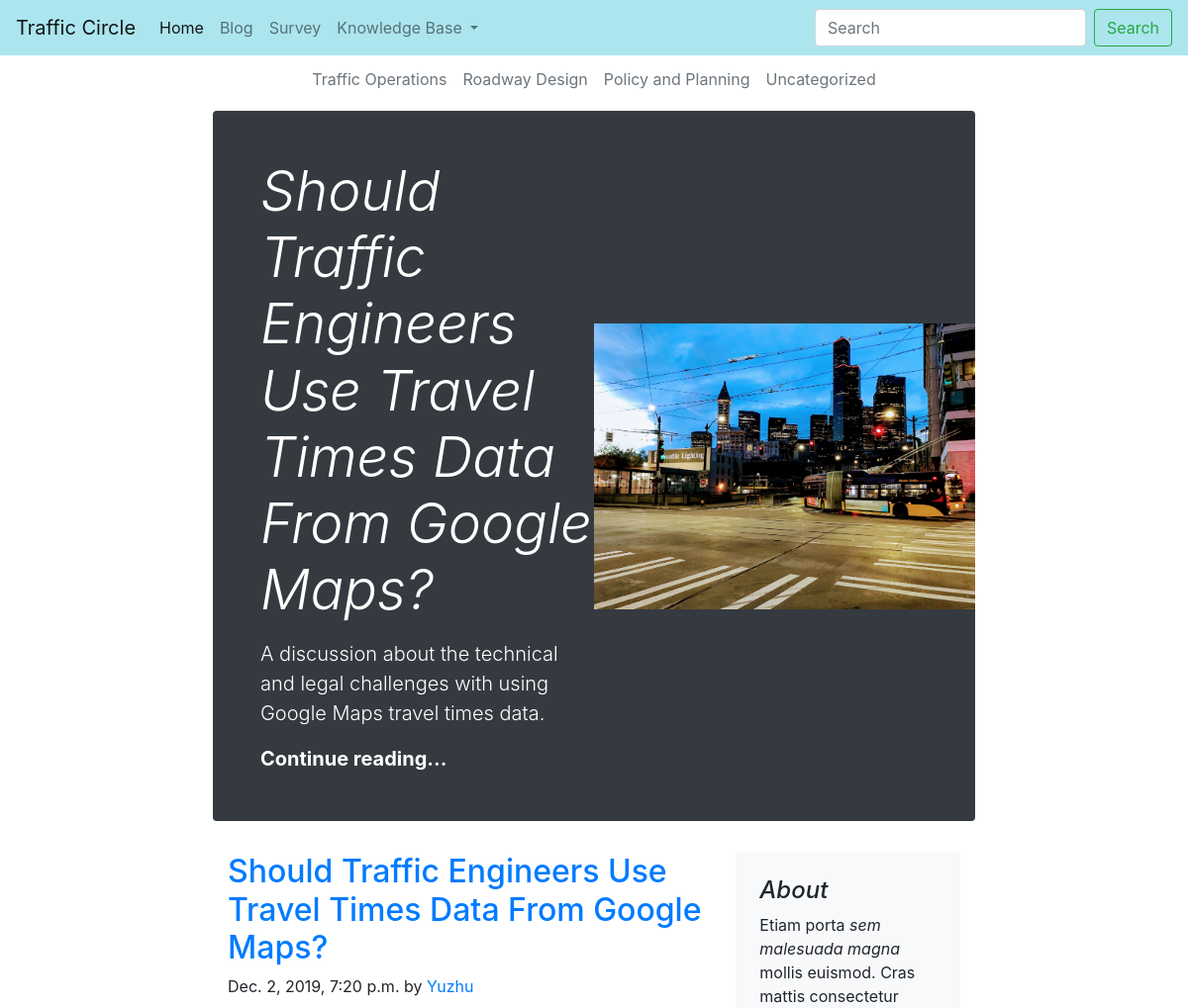
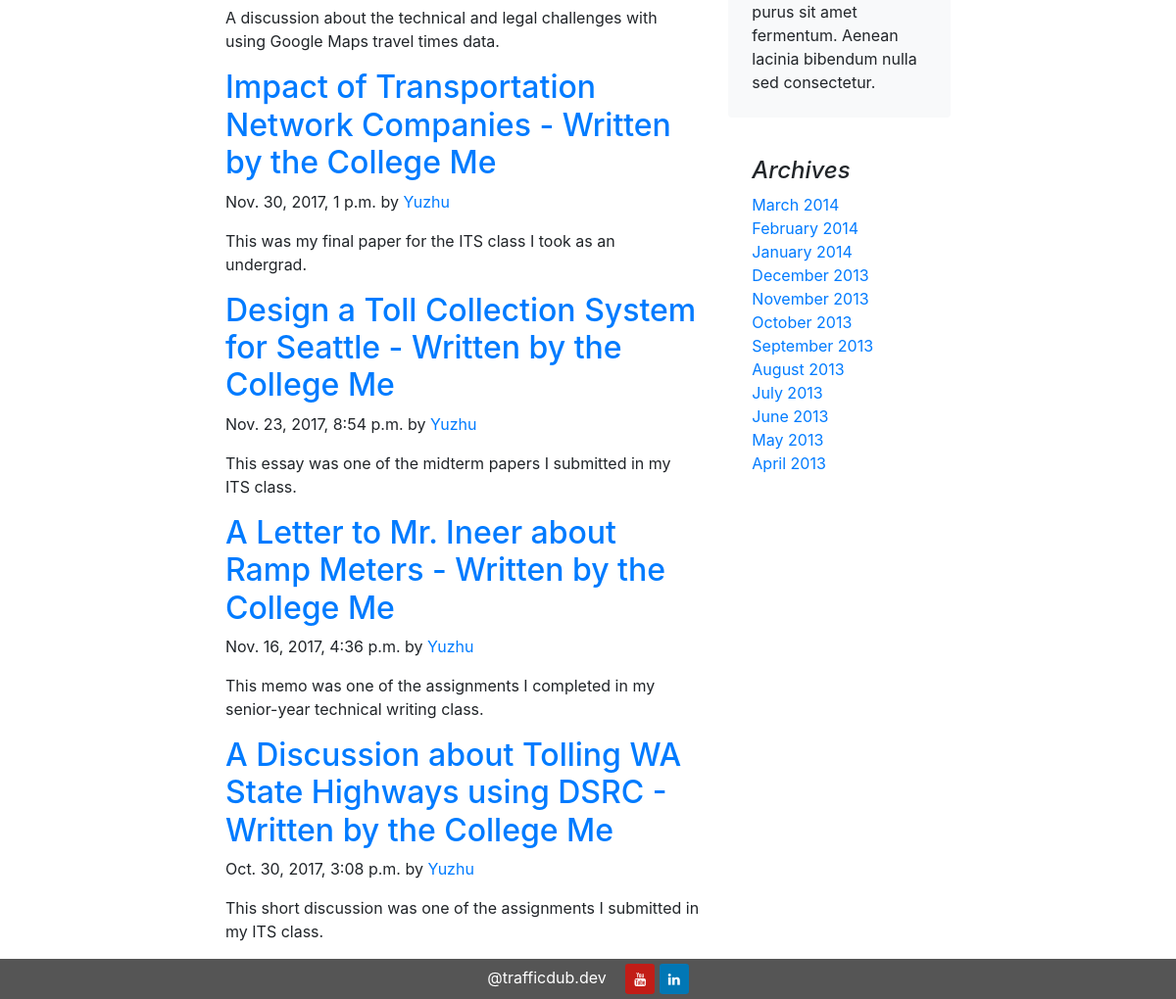
Screenshot of /blog/ with the database file from the repository (2 pictures, top to bottom).
### blog/models.py (models this page shows, shortened)
class Category(models.Model):
    category_text = models.CharField(max_length=64, blank=True)
    def __str__(self):
        return self.category_text

class Post(models.Model):
    title = models.CharField(max_length=255)
    author = models.ForeignKey(User, on_delete=models.DO_NOTHING)
    blurb = models.TextField(max_length=100, blank=True)
    body = RichTextField(blank=True, null=True)
    header_image = models.ImageField(null=True, blank=True)
    pub_date = models.DateTimeField('date published',default=tz.now)
    category = models.ForeignKey(Category, on_delete=models.DO_NOTHING, null=True, related_name='posts')
    topic = models.ManyToManyField(Topic, related_name='posts')

### blog/views.py (the view)
# urls.py: path('', views.IndexView.as_view(), name='index'),
class IndexView(generic.ListView):
    template_name = 'blog/index.html'
    context_object_name = 'all_posts'
    def get_queryset(self):
        return Post.objects.order_by('-pub_date')
    def get_context_data(self, **kwargs):
        context = super(IndexView,self).get_context_data(**kwargs)
        context['first_featured_post'] = Post.objects.order_by('-pub_date').first()
        context['categories'] = Category.objects.all()
        return context

### blog/templates/blog/index.html (shortened to what this page needs)
{% extends "blog/layout.html" %}
{% load static %}
{% block blog_body %}
<div class="nav-scroller py-1 mb-2">
    <nav class="nav d-flex justify-content-center">
        {% for category in categories %}
            <a class="p-2 text-muted" href="{% url 'blog:category' category.id %}">{{ category }}</a>
        {% endfor %}
    </nav>
</div>
<div class="jumbotron p-4 p-md-5 text-white rounded bg-dark" style="background-image: url('{{ first_featured_post.header_image.url }}'); background-size: 50% auto; background-repeat: no-repeat; background-position: right;">
    <div class="col-md-6 px-0">
      <h1 class="display-4 font-italic">{{ first_featured_post.title|title }}</h1>
      <p class="lead my-3">{{ first_featured_post.blurb }}</p>
      <p class="lead mb-0"><a href="{% url 'blog:detail' first_featured_post.id %}" class="text-white font-weight-bold">Continue reading...</a></p>
    </div>
</div>
<main role="main" class="container">
    <div class="row">
      <div class="col-md-8 blog-main">
        {% for post in all_posts %}
        <div class="blog-post">
            <h2 class="blog-post-title"><a href="{% url 'blog:detail' post.id %}">{{ post.title }}</a></h2>
            <p class="blog-post-meta">{{ post.pub_date }} by <a href="#">{{ post.author.first_name }}</a></p>
            <p>
                {{ post.blurb }}
            </p>
        </div>
        {% empty %}
        <div class="blog-post">
            No other posts yet...
        </div>
        {% endfor %}
      </div>
      <aside class="col-md-4 blog-sidebar">
        <div class="p-4 mb-3 bg-light rounded">
          <h4 class="font-italic">About</h4>
          <p class="mb-0">Etiam porta <em>sem malesuada magna</em> mollis euismod. Cras mattis consectetur purus sit amet fermentum. Aenean lacinia bibendum nulla sed consectetur.</p>
        </div>
        <div class="p-4">
          <h4 class="font-italic">Archives</h4>
          <ol class="list-unstyled mb-0">
            <li><a href="#">March 2014</a></li>
            <li><a href="#">February 2014</a></li>
            <li><a href="#">January 2014</a></li>
            <li><a href="#">December 2013</a></li>
            <li><a href="#">November 2013</a></li>
            <li><a href="#">October 2013</a></li>
            <li><a href="#">September 2013</a></li>
            <li><a href="#">August 2013</a></li>
            <li><a href="#">July 2013</a></li>
            <li><a href="#">June 2013</a></li>
            <li><a href="#">May 2013</a></li>
            <li><a href="#">April 2013</a></li>
          </ol>
        </div>
      </aside>
    </div>
  </main>
{% endblock %}

### blog/templates/blog/layout.html
{% extends "main_layout.html" %}
{% block body %}
<div class="container-fluid text-center">
  <div class="row justify-content-md-center">
    <div class="col-sm-12 col-md-8 text-left">
      {% block blog_body %}
      {% endblock %}
    </div>
  </div>
</div>
{% endblock %}

### templates/traffic_circle/main_layout.html (shortened to what this page needs)
{% load static %}
<!DOCTYPE html>
<html lang="en">
<head>
    <link rel="stylesheet" href="https://cdn.jsdelivr.net/npm/bootstrap@4.5.3/dist/css/bootstrap.min.css">
    <link rel="stylesheet" type="text/css" href="{% static 'css/main.css' %}">
    <link rel="stylesheet" href="https://cdnjs.cloudflare.com/ajax/libs/font-awesome/4.7.0/css/font-awesome.min.css">
</head>
<body>
    {% include 'navbar2.html' %}
    {% block body %}
    {% endblock %}
    <footer class="container-fluid text-center">
            <span id="footer-text">
                @trafficdub.dev
            </span>
            <button type="button" class="btn btn-social-icon btn-sm btn-youtube btn-rounded">
                <i class="fa fa-youtube"></i>
            </button>
            <button type="button" class="btn btn-social-icon btn-sm btn-linkedin btn-rounded">
                <i class="fa fa-linkedin"></i>
            </button>
    </footer>
</body>
</html>

### templates/traffic_circle/navbar2.html (shortened to what this page needs)
<nav class="navbar navbar-expand-lg navbar-light" style="background-color: #ace5ee;">
    <a class="navbar-brand" href="#">Traffic Circle</a>
    <div class="collapse navbar-collapse" id="navbarSupportedContent">
      <ul class="navbar-nav mr-auto">
        <li class="nav-item active">
          <a class="nav-link" href="#">Home <span class="sr-only">(current)</span></a>
        </li>
        <li class="nav-item">
          <a class="nav-link" href="#">Blog</a>
        </li>
        <li class="nav-item">
          <a class="nav-link" href="#">Survey</a>
        </li>
        <li class="nav-item dropdown">
          <a class="nav-link dropdown-toggle" href="#" id="navbarDropdown" role="button" data-toggle="dropdown" aria-haspopup="true" aria-expanded="false">
            Knowledge Base
          </a>
        </li>
      </ul>
      <form class="form-inline my-2 my-lg-0">
        <input class="form-control mr-sm-2" type="search" placeholder="Search" aria-label="Search">
        <button class="btn btn-outline-success my-2 my-sm-0" type="submit">Search</button>
      </form>
    </div>
  </nav>

### static/css/main.css (style rules this page uses)
.navbar { margin-bottom: 0; border-radius: 0; }
.fa { border-radius: 50%; }
.btn-linkedin { background: #0177b5; color: #ffffff }
.btn-youtube { background: #c21d17; color: #ffffff }
footer { background-color: #555; color: white; padding: 5px; }
#footer-text { padding-right: 15px; }

### rows the page displays
Category: category_text "Traffic Operations"
Category: category_text "Roadway Design"
Category: category_text "Policy and Planning"
Category: category_text "Uncategorized"
Post: header_image (picture), title "Should Traffic Engineers Use Travel Times Data From Google Maps?", blurb "A discussion about the technical and legal challenges with using Google Maps travel times data.", pub_date "Dec. 2, 2019, 7:20 p.m.", author.first_name "Yuzhu"
Post: title "Impact of Transportation Network Companies - Written by the College Me", pub_date "Nov. 30, 2017, 1 p.m.", author.first_name "Yuzhu", blurb "This was my final paper for the ITS class I took as an undergrad."
Post: title "Design a Toll Collection System for Seattle - Written by the College Me", pub_date "Nov. 23, 2017, 8:54 p.m.", author.first_name "Yuzhu", blurb "This essay was one of the midterm papers I submitted in my ITS class."
Post: title "A Letter to Mr. Ineer about Ramp Meters - Written by the College Me", pub_date "Nov. 16, 2017, 4:36 p.m.", author.first_name "Yuzhu", blurb "This memo was one of the assignments I completed in my senior-year technical writing class."
Post: title "A Discussion about Tolling WA State Highways using DSRC - Written by the College Me", pub_date "Oct. 30, 2017, 3:08 p.m.", author.first_name "Yuzhu", blurb "This short discussion was one of the assignments I submitted in my ITS class."
